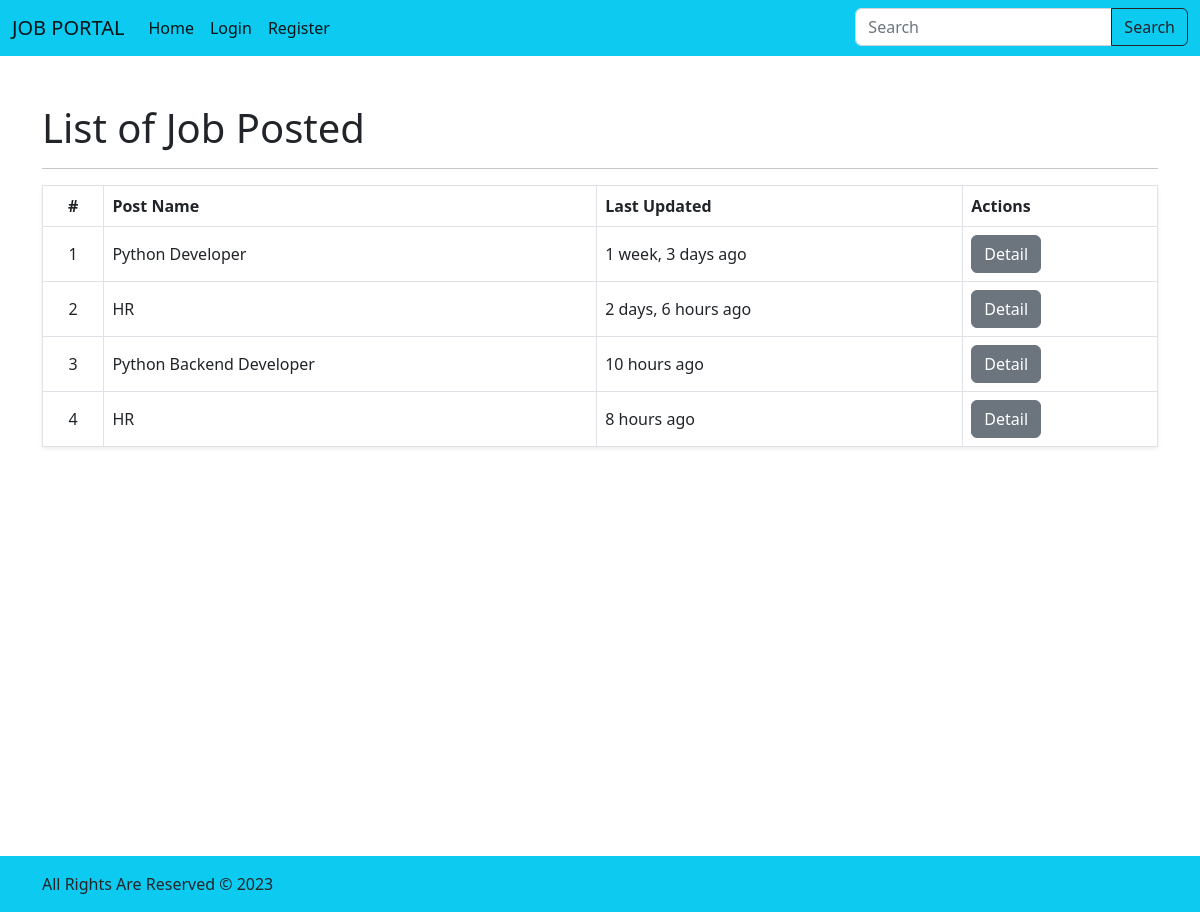
The page /jobposts/list/ on the database as committed earlier.
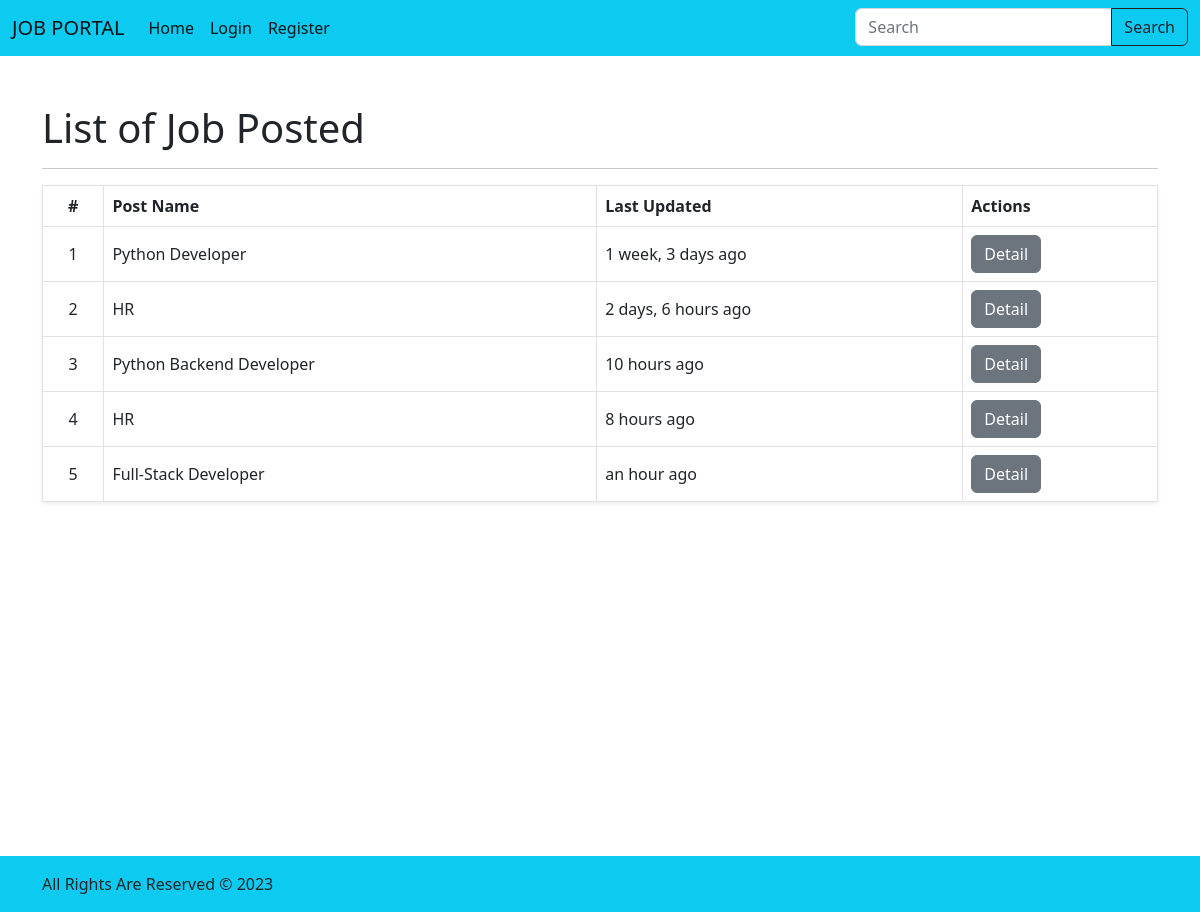
The same page on the database as committed later.
### core/models.py (models this page shows, shortened)
class JobPostModel(models.Model):
    class CatChoices(models.TextChoices):
        Accounting = "Accounting", "Accounting"
        administrative_assistant = "admini", "Administrative Assistant"
        architect = "architect", "Architect"
        computer_programmer = "cp", "Computer Programmer"
        Construction = "con", "Construction"
        Customer_service = "cs", "Ustomer Service"
        dbadministrator = "dbadmini", "Database Administrator"
        HR = "hr", "Human Resources"
        marketing = "marketing", "Marketing"
        retail = "retail", "Retail"
        sales = "sales", "Sales"
    class QualificationChoices(models.TextChoices):
        Phd = "phd", "PhD"
        PG = "PG", "Post Graduate"
        UG = "UG", "Under Graduate"
        Diploma = "Dip", "Diploma"
        X = "X", "SSLC"
    class EmploymentTypeChoices(models.TextChoices):
        Full_time = "full", "Full Time"
        Part_time = "part", "Part Time"
    category = models.ForeignKey(
        Category, on_delete=models.SET_NULL, blank=True, null=True
    )
    post_name = models.CharField(max_length=64)
    company_name = models.CharField(max_length=64)
    qualification = models.CharField(
        max_length=64, choices=QualificationChoices.choices
    )
    skills = models.TextField(max_length=60)
    experience = models.FloatField()
    no_of_vacancy = models.IntegerField()
    location = models.CharField(max_length=255)
    salary = models.FloatField()
    employment_type = models.CharField(
        max_length=64, choices=EmploymentTypeChoices.choices
    )
    last_date = models.DateField()
    created_on = models.DateTimeField(auto_now_add=True)
    updated_on = models.DateTimeField(auto_now=True)
    posted_by = models.ForeignKey(
        settings.AUTH_USER_MODEL,
        on_delete=models.CASCADE,
        related_name="jobposts",
        blank=True,
    )
    def __str__(self) -> str:
        return self.post_name

### core/views.py (the view)
# urls.py: path("jobposts/list/", views.JobpostListView.as_view(), name="jobpost_list"),
class JobpostListView(views.ListView):
    template_name = "core/jobpost/jobpost_list.html"
    model = models.JobPostModel
    context_object_name = "jobposts"
    def get_queryset(self) -> QuerySet[Any]:
        qs = super().get_queryset()
        employer = getattr(self.request.user, "employermodel", False)
        if employer:
            qs = qs.filter(posted_by=self.request.user)
        return qs

### templates/core/jobpost/jobpost_list.html (shortened to what this page needs)
{% extends 'base.html' %} {% load humanize %} {% block content %}
<div class="container-lg py-lg-5 py-3 min-vh-100">
  <div class="row">
    <div class="col">
      <h1>List of Job Posted</h1>
      <hr />
    </div>
  </div>
  <div class="row">
    <div class="col">
      <table class="table table-bordered align-middle shadow-sm">
        <thead>
          <tr>
            <th class="text-center">#</th>
            <th>Post Name</th>
            <th>Last Updated</th>
            <th>Actions</th>
          </tr>
        </thead>
        <tbody>
          {% for jobpost in jobposts %}
          <tr>
            <td class="text-center">{{forloop.counter}}</td>
            <td>{{jobpost}}</td>
            <td>{{jobpost.updated_on|naturaltime}}</td>
            <td>
              <div class="d-flex gap-3 flex-wrap">
                <a
                  href="{% url 'core:jobpost_detail' jobpost.id %}"
                  class="btn btn-secondary"
                  >Detail</a
                >
              </div>
            </td>
          </tr>
          {% empty %}
          <tr>
            <td colspan="5">No Job Posted Yet!</td>
          </tr>
          {% endfor %}
        </tbody>
      </table>
    </div>
  </div>
</div>
{% endblock %}

### templates/base.html (shortened to what this page needs)
{% load static %}
<!DOCTYPE html>
<html lang="en">
<head>
    <link rel="stylesheet" href="{% static 'bootstrap-5.2.3-dist/css/bootstrap.css' %}">
    <link rel ="stylesheet" href="{% static 'css/style.css' %}" />
</head>
<body>
    {% include "partials/navbar.html" %}
    {% block content %}{% endblock content %}
    {% include "partials/footer.html" %}
</body>
</html>

### templates/partials/navbar.html (shortened to what this page needs)
<nav class="navbar navbar-expand-lg bg-info">
  <div class="container-fluid">
    <a class="navbar-brand" href="{% url 'core:home' %}">JOB PORTAL</a>
    <div class="collapse navbar-collapse" id="navbarNavAltMarkup">
      <div class="navbar-nav w-100">
        <a
          class="nav-link active"
          aria-current="page"
          href="{% url 'core:home' %}"
          >Home</a
        >
        {% if user.is_authenticated %}
        {% if user.is_superuser %}
        <li class="nav-item dropdown">
          <a
            class="nav-link dropdown-toggle"
            href="#"
            role="button"
            data-bs-toggle="dropdown"
            aria-expanded="false"
          >
            {{user}}
          </a>
          <ul class="dropdown-menu">
            <li>
              <a class="dropdown-item" href="{% url 'accounts:create' %}"
                >Add employer</a
              >
            </li>
            <li>
              <a class="dropdown-item" href="{% url 'accounts:employer_list' %}"
                >Show employer</a
              >
            </li>
            <li>
              <a class="dropdown-item" href="{% url 'core:jobpost_list' %}"
                >Show Job Posts</a
              >
            </li>
          </ul>
        </li>
        {% elif user.employermodel %}
        <li class="nav-item dropdown">
          <a
            class="nav-link dropdown-toggle"
            href="#"
            role="button"
            data-bs-toggle="dropdown"
            aria-expanded="false"
          >
            {{user}}
          </a>
          <ul class="dropdown-menu">
            <li>
              <a
                class="dropdown-item"
                href="{% url 'accounts:employer_profile_detail' user.employermodel.id %}"
                >My Profile</a
              >
            </li>
            <li>
              <a class="dropdown-item" href="{% url 'core:jobpost_create' %}"
                >Add new Job Post</a
              >
            </li>
            <li>
              <a class="dropdown-item" href="{% url 'core:jobpost_list' %}"
                >Show Job Posts</a
              >
            </li>
            <li>
              <a class="dropdown-item" href="{% url 'core:applied_job_list' %}"
                >View Applications</a
              >
            </li>
            <li>
              <a
                class="dropdown-item"
                href="{% url 'accounts:password_change' %}"
                >Change Password</a
              >
            </li>
          </ul>
        </li>
        {% elif user.jobseekermodel %}
        <li class="nav-item dropdown">
          <a
            class="nav-link dropdown-toggle"
            href="#"
            role="button"
            data-bs-toggle="dropdown"
            aria-expanded="false"
          >
            {{user}}
          </a>
          <ul class="dropdown-menu">
            {% if user.jobseekermodel.profile %}
            <li>
              <a
                class="dropdown-item"
                aria-current="page"
                href="{% url 'accounts:profile_detail' user.jobseekermodel.id %}"
                >View my profile</a
              >
            </li>
            {% else %}
            <li>
              <a
                class="dropdown-item"
                aria-current="page"
                href="{% url 'accounts:profile_create' %}"
                >Create new profile</a
              >
            </li>
            {% endif %}
            <li>
              <a class="dropdown-item" href="{% url 'core:applied_job_list' %}"
                >View my applied jobs</a
              >
            </li>
            <li>
              <a class="dropdown-item" href="{% url 'core:jobpost_list' %}"
                >Show all job posts</a
              >
            </li>
            <li>
              <a
                class="dropdown-item"
                href="{% url 'accounts:password_change' %}"
                >Change password</a
              >
            </li>
          </ul>
        </li>
        {% endif %}
        <li class="nav-item">
          <a
            class="nav-link active"
            aria-current="page"
            href="{% url 'accounts:logout' %}"
            >Logout</a
          >
        </li>
        {% else %}
        <li class="nav-item">
          <a
            class="nav-link active"
            aria-current="page"
            href="{% url 'accounts:login' %}"
            >Login</a
          >
        </li>
        <li class="nav-item">
          <a
            class="nav-link active"
            aria-current="page"
            href="{% url 'accounts:signup' %}"
            >Register</a
          >
        </li>
        {% endif %}
        <li class="nav-item ms-auto me-0">
          <form
            action="{% url 'core:search' %}"
            class="d-flex"
            method="get"
            role="search"
          >
            <div class="input-group">
              <input
                class="form-control"
                type="search"
                name="keyword"
                placeholder="Search"
                aria-label="Search"
              />
              <button class="btn btn-outline-dark" type="submit">Search</button>
            </div>
          </form>
        </li>
      </div>
    </div>
  </div>
</nav>

### templates/partials/footer.html (shortened to what this page needs)
<footer class="bg-info mt-3">
    <div class="container-lg">
      <div class="row row-cols-3 g-3">
      </div>
      <div class="row">
        <div class="col">
          <p>All Rights Are Reserved &copy; 2023</p>
        </div>
      </div>
    </div>
  </footer>

Rows that differ between the two databases and show on the page:
added JobPostModel: post_name "Full-Stack Developer", updated_on "an hour ago"
